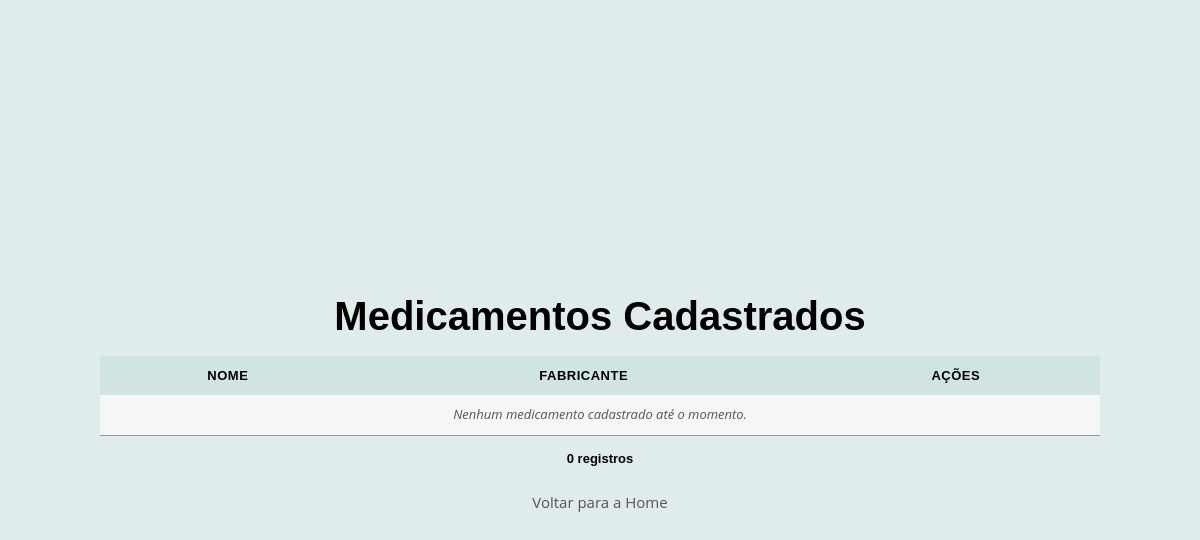
Page /medicamento/listar/ on the earlier database version.
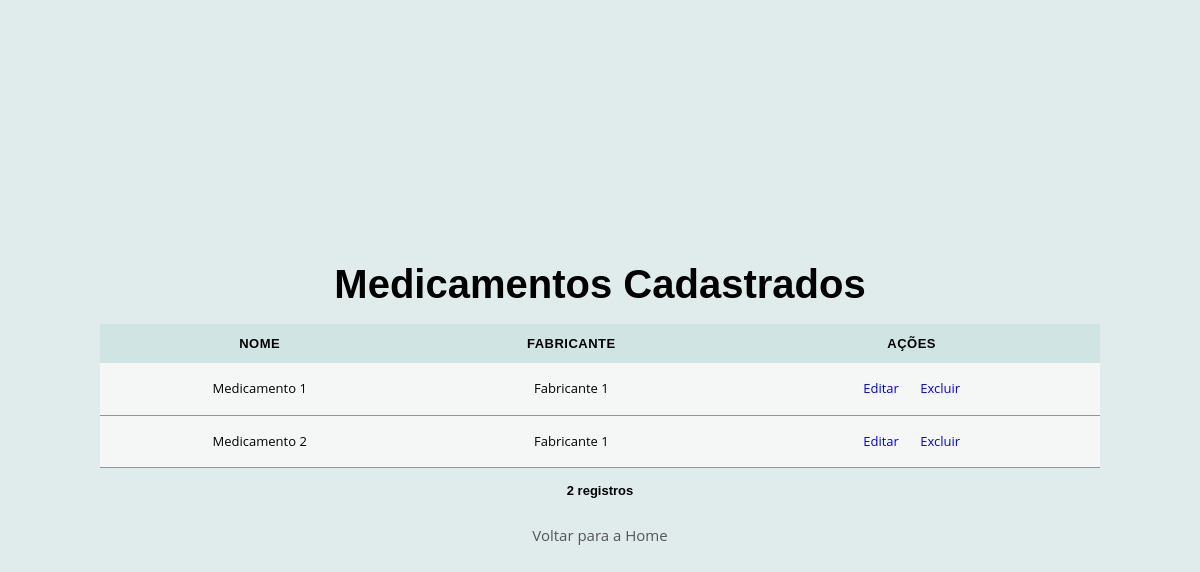
Same page on the later database version.
### medicamento/models.py (models this page shows, shortened)
class Medicamento(models.Model):
    nome = models.CharField('Nome', max_length=100)
    fabricante = models.CharField('Fabricante', max_length=100)
    class Meta:
        unique_together = ('nome', 'fabricante')

### medicamento/views.py (the view)
# urls.py: path('listar/', views.listar, name='listar'),
def listar(request):
    medicamentos = Medicamento.objects.all()
    return render(
        request,
        'medicamento/listar.html',
        {'medicamentos': medicamentos,
         'titulo': 'Medicamentos Cadastrados'})

### medicamento/templates/medicamento/listar.html (shortened to what this page needs)
{% include "base/partials/head.html" %}
  <body id="body" class="main-bg main-content">
    <section id="lista-medicamento" class="main-content section-page">
      <div>
        <h3>Medicamentos Cadastrados</h3>
      </div>
      <div>
        <table class="tabela">
          <thead>
            <tr>
              <th>Nome</th>
              <th>Fabricante</th>
              <th>Ações</th>
            </tr>
          </thead>
          <tbody>
            {% for medicamento in medicamentos %}
            <tr>
              <td>{{ medicamento.nome }}</td>
              <td>{{ medicamento.fabricante }}</td>
              <td>
                <a href="{% url 'medicamento:atualizar' medicamento.id %}" class="btn-editar" onclick="return confirm('ATENÇÃO: Deseja realmente EDITAR o medicamento &quot;{{ medicamento.nome }}&quot;?')">Editar</a>
                <a href="{% url 'medicamento:deletar' medicamento.id %}" class="btn-excluir" onclick="return confirm('ATENÇÃO: Deseja realmente EXCLUIR o medicamento &quot;{{ medicamento.nome }}&quot;?')">Excluir</a>
              </td>
            </tr>
            {% empty %}
            <tr>
              <td colspan="3" class="td-colspan">Nenhum medicamento cadastrado até o momento.</td>
            </tr>
            {% endfor %}
          </tbody>
        </table>
        <span class="span">{{ medicamentos|length }} registros</span>
        <a href="{% url 'base:index' %}" class="link-voltar">Voltar para a Home</a>
      </div>
    </section>
  </body>
</html>

Differences in the rows shown:
added Medicamento: nome "Medicamento 1", fabricante "Fabricante 1"
added Medicamento: nome "Medicamento 2", fabricante "Fabricante 1"
Other differences:
{{ medicamentos|length }}: "0" → "2"
text no longer shown: "Nenhum medicamento cadastrado até o momento."
